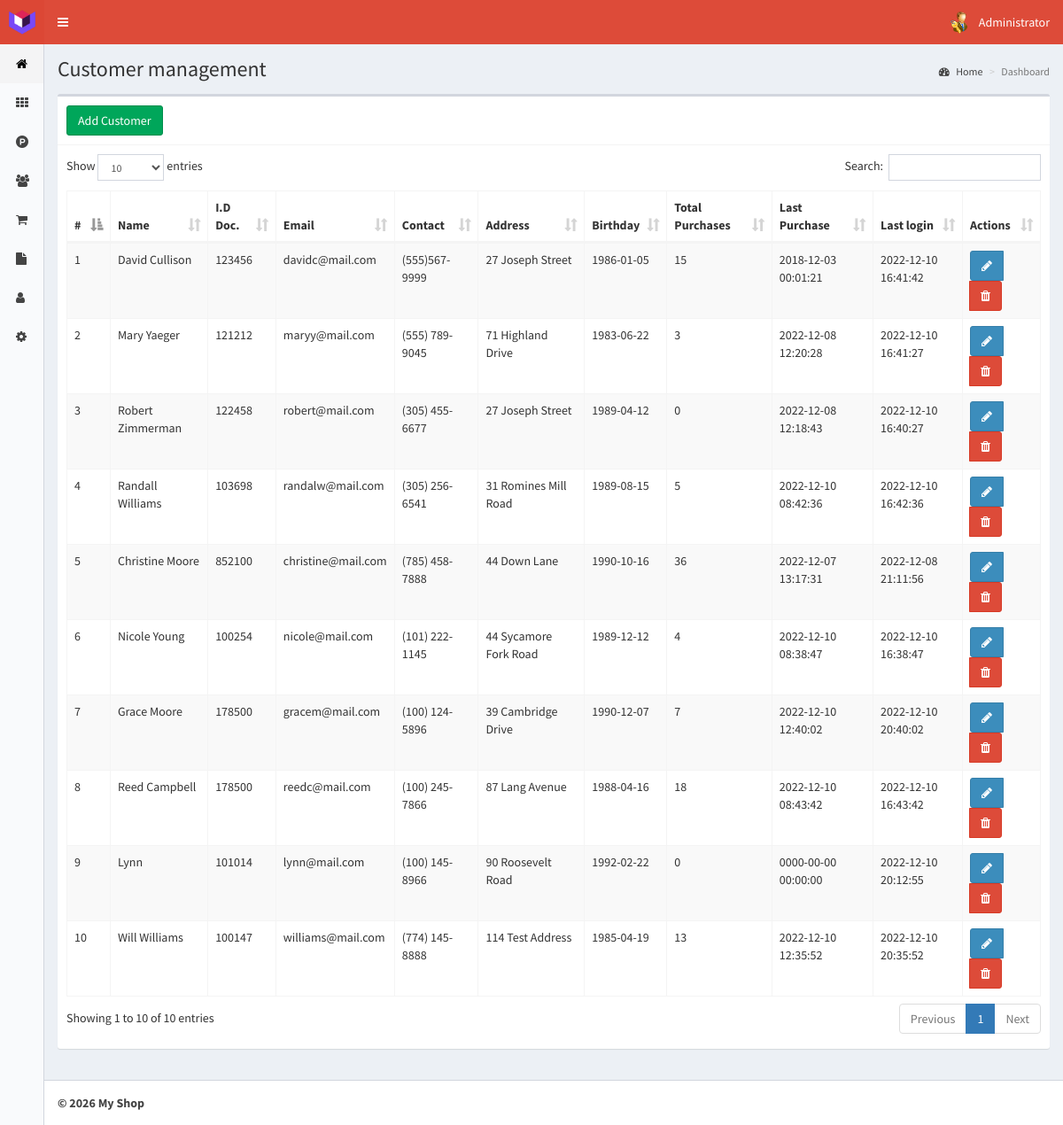
The page /customers (signed in) on the database its author committed.
### tables this page shows
CREATE TABLE `customers` (
  `id` int(11) NOT NULL,
  `name` text NOT NULL,
  `idDocument` int(11) NOT NULL,
  `email` text NOT NULL,
  `phone` text NOT NULL,
  `address` text NOT NULL,
  `birthdate` date NOT NULL,
  `purchases` int(11) NOT NULL,
  `lastPurchase` datetime NOT NULL,
  `registerDate` timestamp NOT NULL DEFAULT CURRENT_TIMESTAMP ON UPDATE CURRENT_TIMESTAMP
);

### controllers/template.controller.php (called while the page is built)
<?php
class ControllerTemplate{
	static public function ctrTemplate(){
		include "views/template.php";
	}
}

### index.php (called while the page is built, shortened)
<?php
require_once "controllers/template.controller.php";
require_once "controllers/users.controller.php";
require_once "controllers/customers.controller.php";
require_once "controllers/sales.controller.php";
require_once "models/customers.model.php";
$template = new ControllerTemplate();
$template -> ctrTemplate();

### controllers/customers.controller.php (called while the page is built, shortened)
<?php
class ControllerCustomers{
	static public function ctrShowCustomers($item, $value){
		$table = "customers";
		$answer = ModelCustomers::mdlShowCustomers($table, $item, $value);
		return $answer;
	}
}

### models/connection.php (called while the page is built, shortened)
<?php
class Connection{
	static private $link = null;
	static public function config(){
		static $config = null;
		if($config === null){
			$config = require __DIR__."/../config/config.php";
		}
		return $config;
	}
	static public function connect(){
		if(self::$link === null){
			$c = self::config();
			$dsn = "mysql:host=".$c["db_host"].";port=".$c["db_port"].";dbname=".$c["db_name"].";charset=utf8";
			self::$link = new PDO($dsn, $c["db_user"], $c["db_password"], array(
				PDO::ATTR_ERRMODE => PDO::ERRMODE_SILENT,
				PDO::ATTR_DEFAULT_FETCH_MODE => PDO::FETCH_BOTH
			));
			self::$link -> exec("SET SESSION sql_mode = 'NO_ENGINE_SUBSTITUTION'");
			$tz = ModelSettings::get("timezone");
			if($tz && in_array($tz, timezone_identifiers_list())){
				date_default_timezone_set($tz);
				$offset = (new DateTime("now", new DateTimeZone($tz))) -> format("P");
				self::$link -> exec("SET time_zone = '".$offset."'");
			}
		}
		return self::$link;
	}
}

### models/customers.model.php (called while the page is built, shortened)
<?php
require_once "connection.php";
class ModelCustomers{
	static public function mdlShowCustomers($table, $item, $value){
		if($item != null){
			$stmt = Connection::connect()->prepare("SELECT * FROM $table WHERE $item = :$item");
			$stmt -> bindParam(":".$item, $value, PDO::PARAM_STR);
			$stmt -> execute();
			return $stmt -> fetch();
		}else{
			$stmt = Connection::connect()->prepare("SELECT * FROM $table");
			$stmt -> execute();
			return $stmt -> fetchAll();
		}
	}
}

### views/modules/customers.php (the view, shortened to what this page needs)
<div class="content-wrapper">
  <section class="content-header">
    <h1>
      Customer management
    </h1>
    <ol class="breadcrumb">
      <li><a href="home"><i class="fa fa-dashboard"></i> Home</a></li>
      <li class="active">Dashboard</li>
    </ol>
  </section>
  <section class="content">
    <div class="box">
      <div class="box-header with-border">
        <button class="btn btn-success" data-toggle="modal" data-target="#addCustomer">
        Add Customer
        </button>
      </div>
      <div class="box-body">
        <table class="table table-bordered table-hover table-striped dt-responsive tables" width="100%">
          <thead>
           <tr>
             <th style="width:10px">#</th>
             <th>Name</th>
             <th>I.D Doc.</th>
             <th>Email</th>
             <th>Contact</th>
             <th>Address</th>
             <th>Birthday</th>
             <th>Total Purchases</th>
             <th>Last Purchase</th>
             <th>Last login</th>
             <th>Actions</th>
           </tr>
          </thead>
          <tbody>
          <?php
            $item = null;
            $valor = null;
            $Customers = controllerCustomers::ctrShowCustomers($item, $valor);
            foreach ($Customers as $key => $value) {
              echo '<tr>
                      <td>'.($key+1).'</td>
                      <td>'.$value["name"].'</td>
                      <td>'.$value["idDocument"].'</td>
                      <td>'.$value["email"].'</td>
                      <td>'.$value["phone"].'</td>
                      <td>'.$value["address"].'</td>
                      <td>'.$value["birthdate"].'</td>
                      <td>'.$value["purchases"].'</td>
                      <td>'.$value["lastPurchase"].'</td>
                      <td>'.$value["registerDate"].'</td>
                      <td>
                        <div class="btn-group">
                          <button class="btn btn-primary btnEditCustomer" data-toggle="modal" data-target="#modalEditCustomer" idCustomer="'.$value["id"].'"><i class="fa fa-pencil"></i></button>
                          <button class="btn btn-danger btnDeleteCustomer" idCustomer="'.$value["id"].'"><i class="fa fa-trash"></i></button>
                        </div>
                      </td>
                    </tr>';
              }
          ?>
          </tbody>
        </table>
      </div>
    </div>
  </section>
</div>

### rows shown on the page
customers: name "David Cullison", idDocument "123456", email "davidc@mail.com", phone "(555)567-9999", address "27 Joseph Street", birthdate "1986-01-05", purchases "15", lastPurchase "2018-12-03 00:01:21", registerDate "2022-12-10 16:41:42"
customers: name "Mary Yaeger", idDocument "121212", email "maryy@mail.com", phone "(555) 789-9045", address "71 Highland Drive", birthdate "1983-06-22", purchases "3", lastPurchase "2022-12-08 12:20:28", registerDate "2022-12-10 16:41:27"
customers: name "Robert Zimmerman", idDocument "122458", email "robert@mail.com", phone "(305) 455-6677", address "27 Joseph Street", birthdate "1989-04-12", purchases "0", lastPurchase "2022-12-08 12:18:43", registerDate "2022-12-10 16:40:27"
customers: name "Randall Williams", idDocument "103698", email "randalw@mail.com", phone "(305) 256-6541", address "31 Romines Mill Road", birthdate "1989-08-15", purchases "5", lastPurchase "2022-12-10 08:42:36", registerDate "2022-12-10 16:42:36"
customers: name "Christine Moore", idDocument "852100", email "christine@mail.com", phone "(785) 458-7888", address "44 Down Lane", birthdate "1990-10-16", purchases "36", lastPurchase "2022-12-07 13:17:31", registerDate "2022-12-08 21:11:56"
customers: name "Nicole Young", idDocument "100254", email "nicole@mail.com", phone "(101) 222-1145", address "44 Sycamore Fork Road", birthdate "1989-12-12", purchases "4", lastPurchase "2022-12-10 08:38:47", registerDate "2022-12-10 16:38:47"
customers: name "Grace Moore", idDocument "178500", email "gracem@mail.com", phone "(100) 124-5896", address "39 Cambridge Drive", birthdate "1990-12-07", purchases "7", lastPurchase "2022-12-10 12:40:02", registerDate "2022-12-10 20:40:02"
customers: name "Reed Campbell", idDocument "178500", email "reedc@mail.com", phone "(100) 245-7866", address "87 Lang Avenue", birthdate "1988-04-16", purchases "18", lastPurchase "2022-12-10 08:43:42", registerDate "2022-12-10 16:43:42"
customers: name "Lynn", idDocument "101014", email "lynn@mail.com", phone "(100) 145-8966", address "90 Roosevelt Road", birthdate "1992-02-22", purchases "0", lastPurchase "0000-00-00 00:00:00", registerDate "2022-12-10 20:12:55"
customers: name "Will Williams", idDocument "100147", email "williams@mail.com", phone "(774) 145-8888", address "114 Test Address", birthdate "1985-04-19", purchases "13", lastPurchase "2022-12-10 12:35:52", registerDate "2022-12-10 20:35:52"

### other values the page prints
$_SESSION["name"] "Administrator"
$businessSettings["businessName"] "My Shop"
